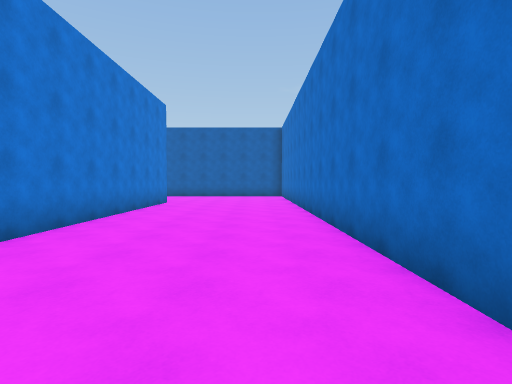
view 1 (above)

24 first-person views from a walk through a 3-D level made in the Unity game engine. The camera is 1.5 m above the floor, tilts 2° down and sees 80° across. The floor is counted in squares, 2 m on a side. Each view is taken from the middle of a square. On the plan, view 1 faces up. The plan holds only what a view shows up to about 10 squares ahead; the rest is blank. The place goes on beyond the plan. The player is left out.

view 2
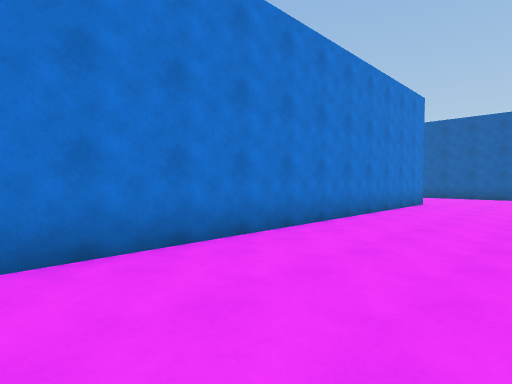

view 3
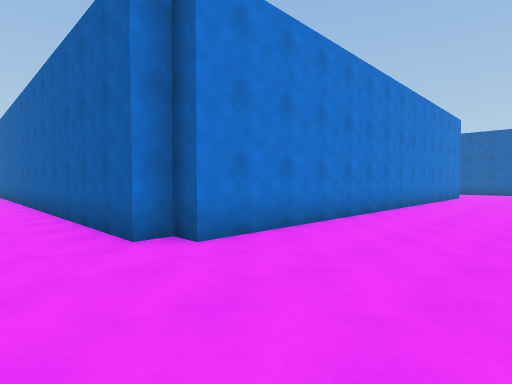

view 4
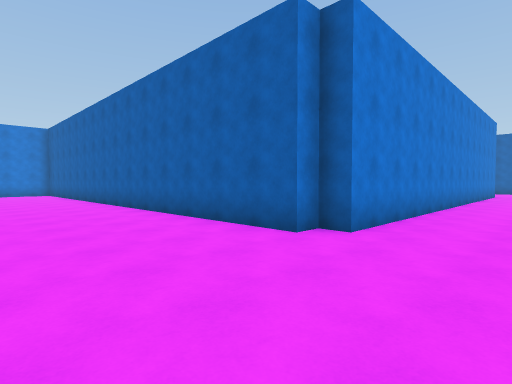

view 5
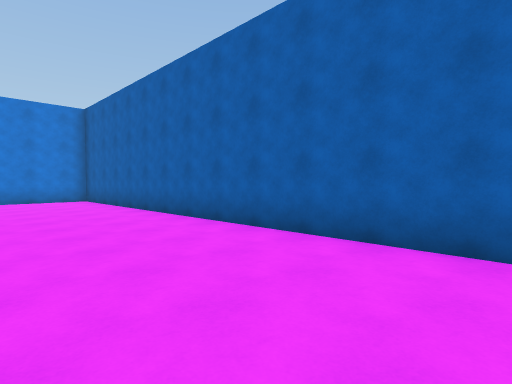

view 6
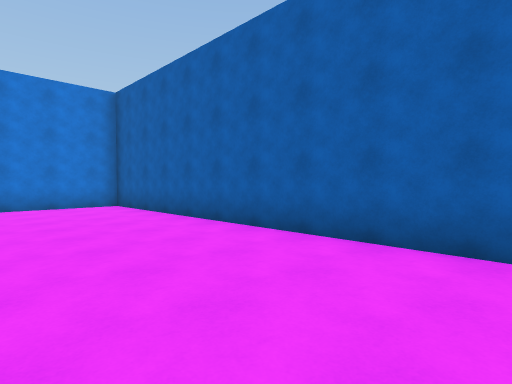

view 7
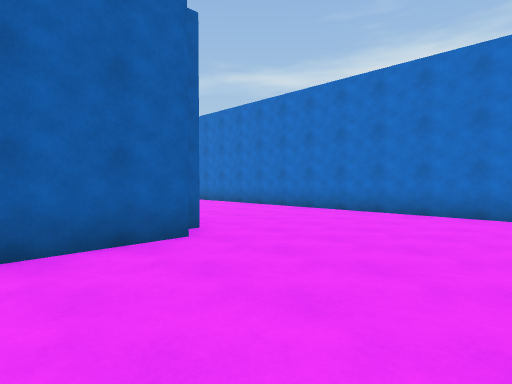

view 8
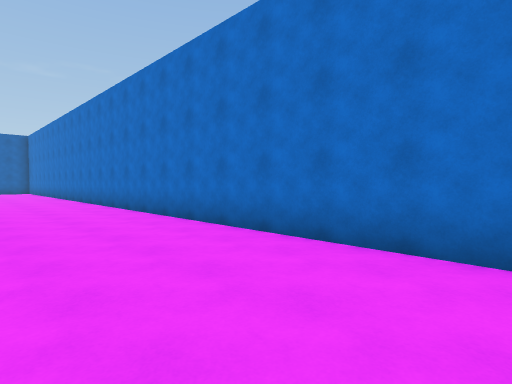

view 9
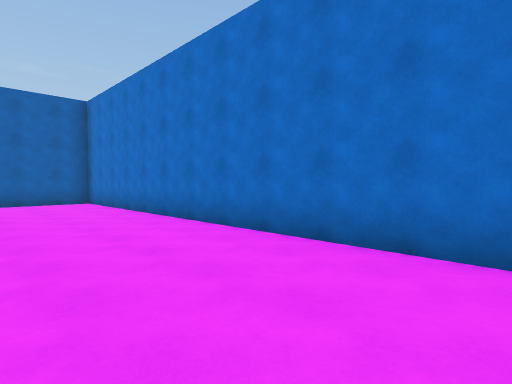

view 10
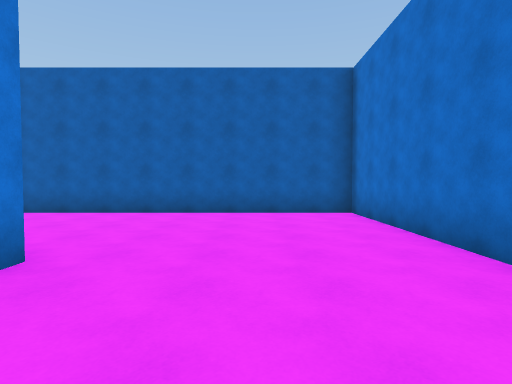

view 11
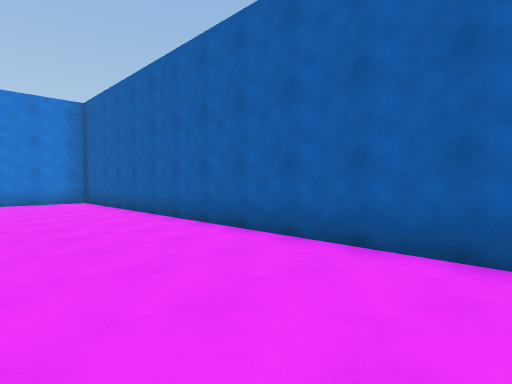

view 12
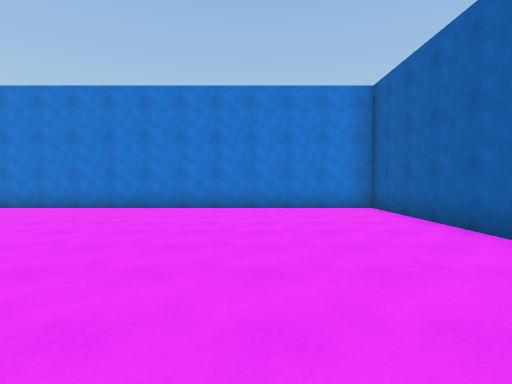

view 13
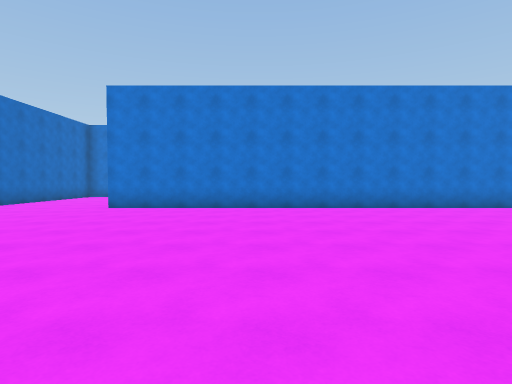

view 14
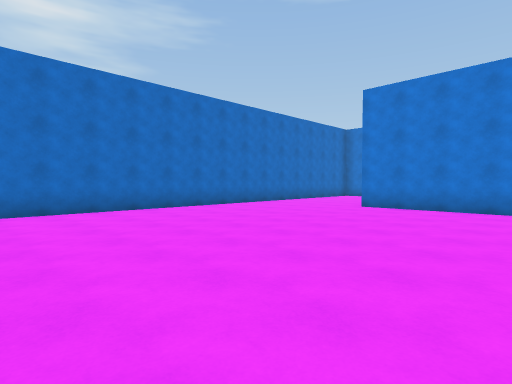

view 15
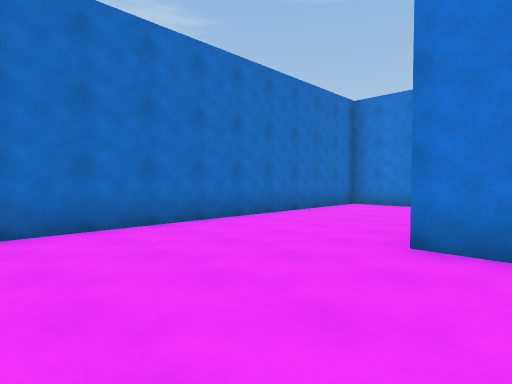

view 16
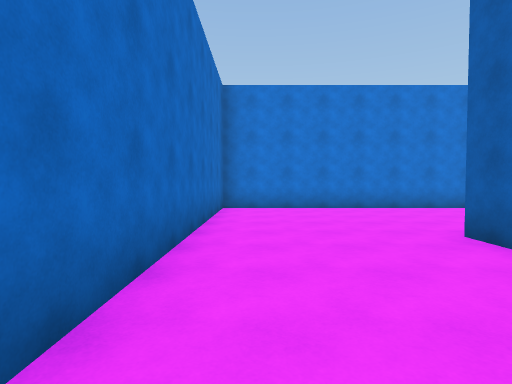

view 17
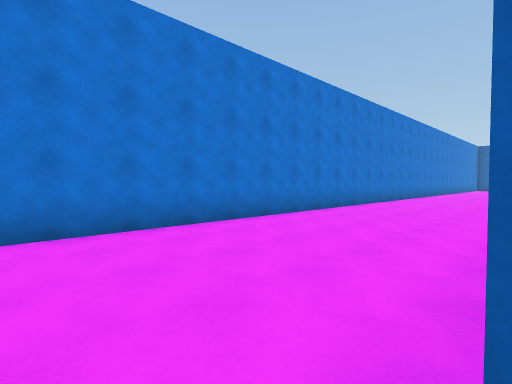

view 18
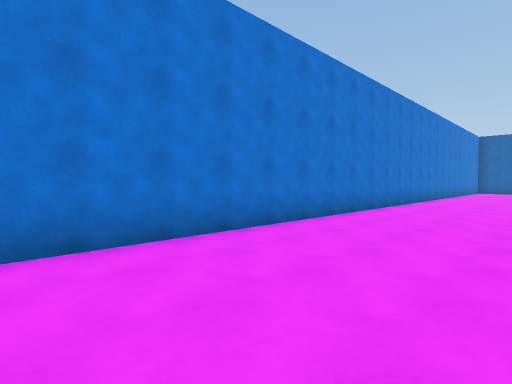

view 19
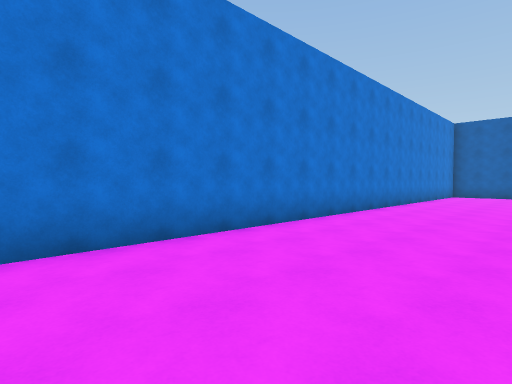

view 20
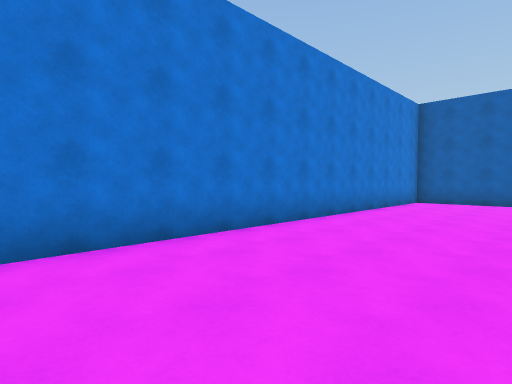

view 21
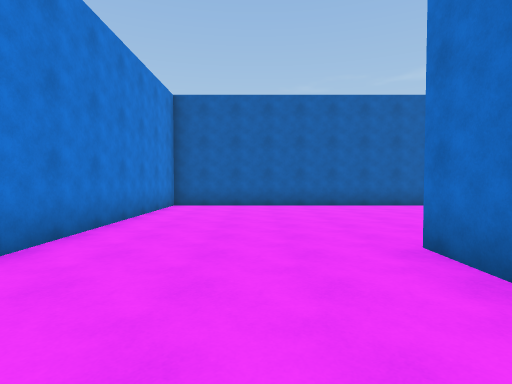

view 22
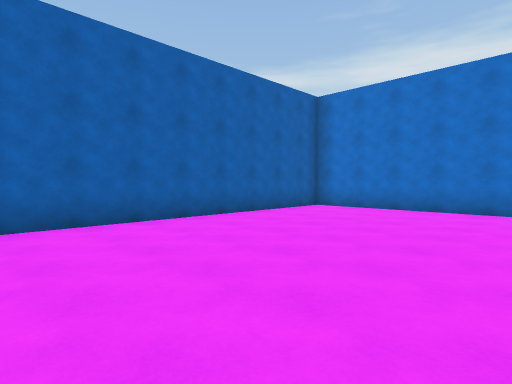

view 23
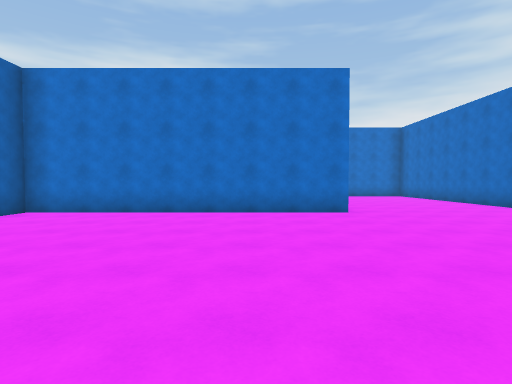

view 24
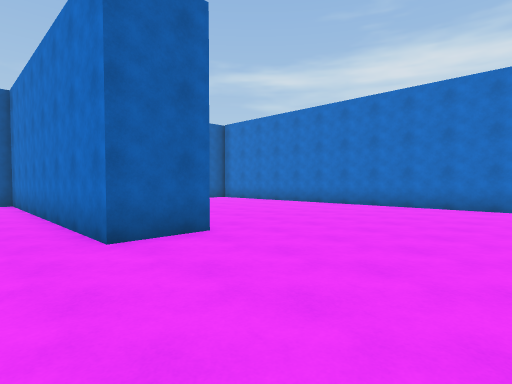

### Floor plan
Points are (right, up) in squares from view 1. A wall is a line through its corners. A room is listed if a view was taken in it or the views show most of it. See-through windows are left out.
Room 1 (views 1, 2, 3, 4, 5, 6, 7, 8, 9, 10, 11, 12, 13, 14, 15, 16)
walls: (-3.2, 10.9) (-3.2, -2.9) (-3.7, -2.9) (-3.7, -3.4) (-19.6, -3.4) (-19.6, -6.2); (-12.5, -1.9) (-5.6, -1.9); (1.3, -6.8) (1.3, 15.3) (-13.6, 15.3) (-13.6, 1.8)
ways out: opening at (-13.3, 0) to room 2
Room 2 (views 17, 18, 19, 20, 21, 22, 23, 24)
walls: (-15.1, 22.1) (-15.1, 23.5); (-5.4, 16.8) (-4, 16.8); (-5.1, 21.8) (-6.7, 21.8) (-6.7, 29.5) (-19.6, 29.5) (-19.6, -1.9) (-12.5, -1.9); (1.3, 18.8) (1.3, 22.9); (-14.2, 1.8) (-15.1, 1.8)
ways out: opening at (-13.3, 0) to room 1

Where each view was taken, in squares from view 1:
view 1: 0 up, 0 right, facing up
view 2: 0 up, 0 right, facing up-left
view 3: 5 down, 0 right, facing up-left
view 4: 7 down, 1 left, facing up-left
view 5: 7 down, 7 left, facing up-left
view 6: 7 down, 10 left, facing up-left
view 7: 7 down, 6 left, facing up-right
view 8: 7 down, 2 left, facing up-right
view 9: 4 up, 2 left, facing up-right
view 10: 8 up, 1 left, facing up
view 11: 12 up, 2 left, facing up-left
view 12: 12 up, 5 left, facing left
view 13: 6 up, 5 left, facing left
view 14: 6 up, 5 left, facing down-left
view 15: 3 up, 10 left, facing down-left
view 16: 1 down, 11 left, facing left
view 17: 1 up, 15 left, facing up-left
view 18: 7 up, 16 left, facing up-left
view 19: 13 up, 16 left, facing up-left
view 20: 18 up, 16 left, facing up-left
view 21: 20 up, 17 left, facing up
view 22: 24 up, 15 left, facing up-right
view 23: 24 up, 14 left, facing right
view 24: 18 up, 8 left, facing up-right
